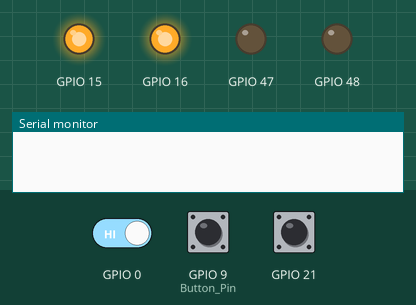
A program run on a simulated ESP32-S3. On the bench: output pins drawn as LEDs (lit = HIGH), the last lines printed to the serial monitor. Dashed ring = blinking. The inputs (shaded band) are chosen by the test bench; at power-on: GPIO 0 HIGH, GPIO 21 HIGH, GPIO 9 (Button_Pin) HIGH. Random numbers use the default seed unless the program sets one.

Above: at 1.2 s.
1.3 s: GPIO 0 driven LOW
At 3.2 s:
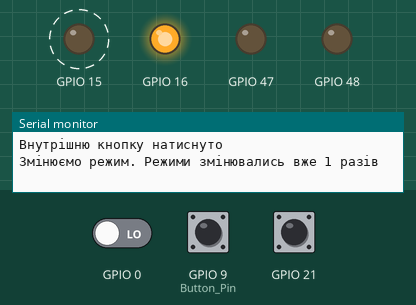
At 3.9 s:
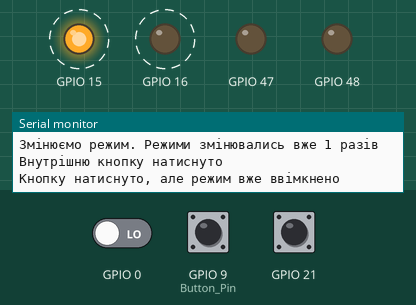
4.3 s: GPIO 21 pulled LOW for 3.2 s
Timing chart, 0 to 15.0 s (numbered marks = the images above; inputs shaded):
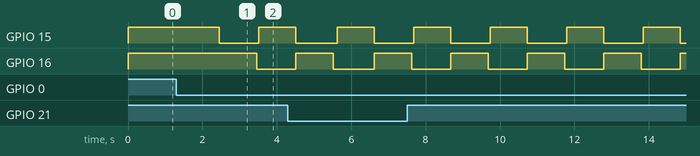

Measured:
- after the input at 1.3 s, GPIO 15: HIGH → LOW after 1.2 s, → HIGH 1.1 s later; GPIO 16: HIGH → LOW after 2.2 s

The program:

main.cpp
```cpp
#include <Arduino.h>
#include "settings.h"
#include "policeSettings.h"

volatile uint32_t counter = 0; // лічильник натискань кнопки
volatile bool mode1 = true; // прапорець для відстеження натискання кнопки

IRAM_ATTR void handleButtonPress() {
  counter++; // Збільшуємо лічильник при натисканні кнопки
  mode1 = !mode1; // Перемикаємо режим при кожному натисканні кнопки
}

void setup() {
    pinMode(Settings::LED_OUT, OUTPUT);// Налаштовуємо пін як вихід (OUTPUT), щоб контролер міг подавати на нього напругу

    pinMode(Policeman::LED_RED_OUT, OUTPUT);
    pinMode(Policeman::LED_BLUE_OUT, OUTPUT);


    pinMode(Policeman2::LED_OUT, OUTPUT);
    randomSeed(analogRead(0)); // Ініціалізуємо генератор випадкових чисел

    pinMode(Settings::Button_Pin, INPUT_PULLUP); // Налаштовуємо пін кнопки як вхід з підтягуванням до живлення (INPUT_PULLUP)
    pinMode(Settings::ADC_Pin, INPUT); // Налаштовуємо пін аналогового входу як вхід (INPUT)

    Serial.begin(115200); // Ініціалізуємо серійний порт для виводу інформації

    attachInterrupt(digitalPinToInterrupt(Settings::Button_Pin), handleButtonPress, CHANGE);

    //Homework 16
    pinMode(Settings::LedOut1, OUTPUT); // Налаштовуємо пін лед
    pinMode(Settings::LedOut2, OUTPUT); // Налаштовуємо пін лед
    pinMode(Settings::Button_Out, INPUT_PULLUP); // Налаштовуємо пін кнопки
    pinMode(Settings::Button_IN, INPUT); // Налаштовуємо пін внутрішньої кнопки
  }

void blink() {
  Serial.println("Програму блінк запущено контролються піном номер: " + String(Settings::LED_OUT)); // Виводимо повідомлення в серійний порт
  if (Settings::LED_OUT == 48) {
      neopixelWrite(Settings::LED_OUT, 15, 7, 8); // Червоний
      Serial.println("RGB світлdіod увімкнено."); // Виводимо повідомлення в серійний порт

  }
  else if(Settings::LED_OUT == 47) {
      digitalWrite(Settings::LED_OUT, HIGH); // Вмикаємо світлodіod (подаємо 3.3 В)
      Serial.println("Світлdіod увімкнено."); // Виводимо повідомлення в серійний порт
  }

    delay(Settings::LED_DELAY_MS2);                 // Чекаємо

    if (Settings::LED_OUT == 48) {
        neopixelWrite(Settings::LED_OUT, 0, 0, 0); // Червоний
        Serial.println("RGB світлdіod вимкнено."); // Виводимо повідомлення в серійний порт
    }
    else if(Settings::LED_OUT == 47) {
        digitalWrite(Settings::LED_OUT, LOW); // Вимикаємо світлodіod (подаємо 0 В)
        Serial.println("Світлdіod вимкнено."); // Виводимо повідомлення в серійний порт
    }
    delay(Settings::LED_DELAY_MS);       // Чекаємо
}

void police2gpio(){
    // Червоний світлодіод
    digitalWrite(Policeman::LED_RED_OUT, HIGH); // Вмикаємо червоний світлодіод
    delay(Policeman::LED_BLINK_DELAY_MS);       // Чекаємо
    digitalWrite(Policeman::LED_RED_OUT, LOW);  // Вимикаємо червоний світлодіод

    // Синій світлодіод
    digitalWrite(Policeman::LED_BLUE_OUT, HIGH); // Вмикаємо синій світлодіод

    delay(Policeman::LED_BLINK_DELAY_MS);        // Чекаємо
    digitalWrite(Policeman::LED_BLUE_OUT, LOW);  // Вимикаємо синій світлодіод
}

void police1gpio(){
  digitalWrite(Policeman2::LED_OUT, HIGH);
  int pause = random(Policeman2::LED_BLINK_DELAY_START, Policeman2::LED_BLINK_DELAY_END);
  delay(pause);  // LED увімкнений на рандомну паузу
  digitalWrite(Policeman2::LED_OUT, LOW);

  delay(300);
}

void buttonPressLesson(){
  if(digitalRead(Settings::Button_Pin) == LOW) { // Перевіряємо стан кнопки (LOW означає, що кнопка натиснута)
    Serial.println("Кнопка натиснута: " + String(counter) + " разів"); // Виводимо повідомлення в серійний порт
    delay(50); // Затримка для уникнення дребезгу контакту
  }
}

void Mode1() {
  digitalWrite(Settings::LedOut1, HIGH);
  digitalWrite(Settings::LedOut2, HIGH);
  delay(200); // Чекаємо певний час
}

void Mode2() {
  digitalWrite(Settings::LedOut1, HIGH);
  delay(1000); // Чекаємо певний час
  digitalWrite(Settings::LedOut1, LOW);
  digitalWrite(Settings::LedOut2, HIGH);
  delay(1000); // Чекаємо певний час
  digitalWrite(Settings::LedOut2, LOW);
}
void ModeChoose(){
    if(digitalRead(Settings::Button_Out) == LOW) { // Перевіряємо стан кнопки (LOW означає, що кнопка натиснута)
    Serial.println("Зовнішню кнопку натиснуто"); // Виводимо повідомлення в серійний порт
    if(mode1 == false) { // Перевіряємо, чи режим вже ввімкнено
      handleButtonPress(); // Викликаємо функцію обробки натискання кнопки
      Serial.println("Змінюємо режим. Режими змінювались вже " + String(counter) + " разів"); // Виводимо повідомлення в серійний порт

    }
    else {
      Serial.println("Кнопку натиснуто, але режим вже ввімкнено"); // Виводимо повідомлення в серійний порт
    }
    delay(50); // Затримка для уникнення дребезгу контакту
  }
  if(digitalRead(Settings::Button_IN) == LOW) { // Перевіряємо стан кнопки (LOW означає, що кнопка натиснута)
    Serial.println("Внутрішню кнопку натиснуто"); // Виводимо повідомлення в серійний порт
    if(mode1 == true) {
      handleButtonPress();
      Serial.println("Змінюємо режим. Режими змінювались вже " + String(counter) + " разів"); // Виводимо повідомлення в серійний порт
    }
    else {
      Serial.println("Кнопку натиснуто, але режим вже ввімкнено"); // Виводимо повідомлення в серійний порт
    }
    delay(50); // Затримка для уникнення дребезгу контакту
  }
}
void Homevork16() {
  if(mode1) {
    // Виконуємо режим 1: блимання світлodіoдами одночасно
    Mode1();
  } else {
    // Виконуємо режим 2: блимання по черзі
    Mode2();
  }
}

void adcRead() {
  uint32_t adcValue = analogRead(Settings::ADC_Pin); // Зчитуємо значення з аналогового входу
  Serial.print("Значення з ADC: "); // Виводимо повідомлення в серійний порт
  Serial.println(adcValue); // Виводимо значення з ADC в серійний порт

  uint32_t milivolts = analogReadMilliVolts(Settings::ADC_Pin); // Перетворюємо значення ADC в мілівольти

  float voltage = milivolts / 1000.0; // Перетворюємо мілівольти в вольти
  Serial.print("Напруга: " + String(voltage) + " V"); // Виводимо повідомлення в серійний порт


  delay(500); // Затримка перед наступним зчитуванням
}
void loop() {
  //blink();
  //police2gpio();
  //police1gpio();
  //buttonPressLesson();
  //adcRead();

  ModeChoose();

  // Викликаємо функцію Homevork16 для виконання домашнього завдання
  Homevork16();
}
```

policeSettings.h
```cpp
#pragma once

#include <stdint.h>

namespace Policeman {
    const uint8_t LED_RED_OUT = 48;
    const uint8_t LED_BLUE_OUT = 47;

    constexpr uint32_t LED_BLINK_DELAY_MS = 300;

} // namespace Policeman

namespace Policeman2 {
    const uint8_t LED_OUT = 9;

    constexpr uint32_t LED_BLINK_DELAY_START = 300;
    constexpr uint32_t LED_BLINK_DELAY_END = 1000;


} // namespace Policeman
```

settings.h
```cpp
#pragma once

#include <stdint.h>

namespace Settings {

constexpr uint8_t LED_OUT = 48;
constexpr uint32_t LED_DELAY_MS = 1000;

constexpr uint32_t add(uint32_t a, uint32_t b) {
    return a + b;
}

constexpr uint32_t LED_DELAY_MS1 = add(1000, 600);
constexpr uint32_t LED_DELAY_MS2 = add(1000, 500);

constexpr uint32_t Button_Pin = 9;

constexpr uint32_t ADC_Pin = 6; // Пін аналогового входу для читання значення

constexpr uint32_t LedOut1 = 15; // Пін для керування світлodіodом 1
constexpr uint32_t LedOut2 = 16; // Пін для керування світlodіodом 2
constexpr uint32_t Button_Out = 21; // Пін для керування зовнішньою кнопкою
constexpr uint32_t Button_IN = 0; // Пін для керування внутрішньою кнопкою
} // namespace Settings
```
